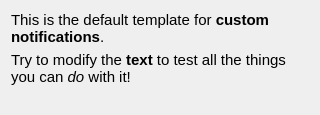
<?xml version="1.0" encoding="UTF-8"?>
<ui version="4.0">
 <class>CustomNotificationDiag</class>
 <widget class="QDialog" name="CustomNotificationDiag">
  <property name="geometry">
   <rect>
    <x>0</x>
    <y>0</y>
    <width>320</width>
    <height>115</height>
   </rect>
  </property>
  <property name="windowTitle">
   <string>DefaultNotificationTitle</string>
  </property>
  <layout class="QVBoxLayout" name="verticalLayout_2">
   <item>
    <layout class="QVBoxLayout" name="verticalLayout">
     <item alignment="Qt::AlignTop">
      <widget class="QLabel" name="DataText">
       <property name="font">
        <font>
         <family>Tahoma</family>
         <pointsize>10</pointsize>
        </font>
       </property>
       <property name="text">
        <string>&lt;html&gt;&lt;head/&gt;&lt;body&gt;&lt;p style=&quot;margin:5px; margin-left:0px&quot;&gt;&lt;span style=&quot; font-size:11pt;&quot;&gt;This is the default template for &lt;/span&gt;&lt;span style=&quot; font-size:11pt; font-weight:600;&quot;&gt;custom notifications&lt;/span&gt;&lt;span style=&quot; font-size:11pt;&quot;&gt;.&lt;/span&gt;&lt;/p&gt;&lt;p style=&quot;margin:5px; margin-left:0px&quot;&gt;&lt;span style=&quot; font-size:11pt;&quot;&gt;Try to modify the &lt;/span&gt;&lt;span style=&quot; font-size:11pt; font-weight:600;&quot;&gt;text&lt;/span&gt;&lt;span style=&quot; font-size:11pt;&quot;&gt; to test all the things you can &lt;/span&gt;&lt;span style=&quot; font-size:11pt; font-style:italic;&quot;&gt;do&lt;/span&gt;&lt;span style=&quot; font-size:11pt;&quot;&gt; with it!&lt;/span&gt;&lt;/p&gt;&lt;/body&gt;&lt;/html&gt;</string>
       </property>
       <property name="wordWrap">
        <bool>true</bool>
       </property>
      </widget>
     </item>
    </layout>
   </item>
  </layout>
 </widget>
 <resources/>
 <connections/>
</ui>
